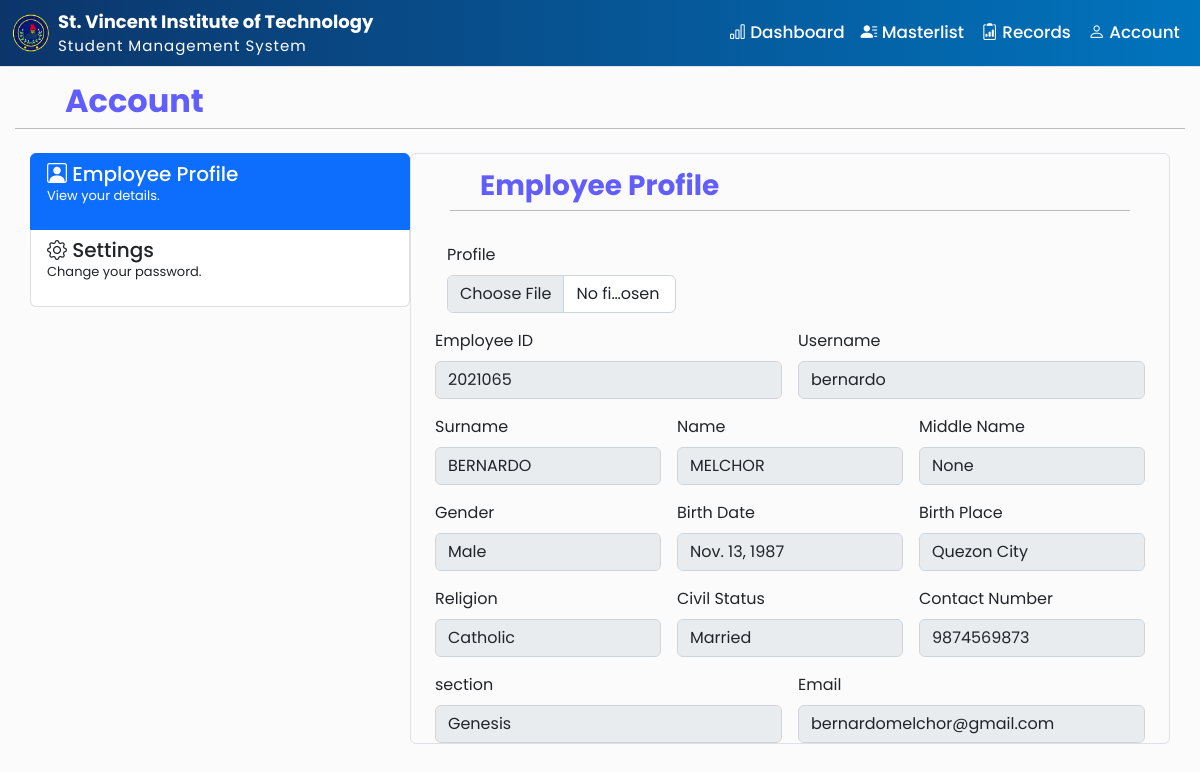
The app's page /adviser (signed in) with its own data.
### admin_staff/models.py (models this page shows, shortened)
class FacultyStaff(models.Model):
    user = models.OneToOneField(User, null=True, on_delete=models.CASCADE)
    faculty_staff_id = models.BigIntegerField(primary_key=True)
    surname = models.CharField(max_length=24)
    first_name = models.CharField(max_length=24)
    middle_name = models.CharField(max_length=24, blank=True, null=True)
    gender_choice = (
        ('Male', 'Male'),
        ('Female', 'Female'),
    )
    gender = models.CharField(max_length=10, default="Gender", choices=gender_choice, null=True)
    civil_choice = (
        ('Single', 'Single'),
        ('Married', 'Married'),
        ('Divorced', 'Divorced'),
        ('Widowed', 'Widowed'),
    )
    civil_status = models.CharField(max_length=10, default="Status", choices=civil_choice, blank=True, null=True)
    birth_date = models.DateField(null=True)
    birth_place = models.CharField(max_length=200, blank=True, null=True)
    religion = models.CharField(max_length=24, blank=True, null=True)
    contact = models.BigIntegerField(blank=True, null=True)
    email = models.CharField(max_length=100, blank=True, null=True)
    section = models.OneToOneField('section', blank=True, null=True, on_delete=models.SET_NULL)
    subject = models.OneToOneField('subject', blank=True, null=True, on_delete=models.SET_NULL)
    class Meta:
        managed = True
        db_table = 'faculty_staff'

class section(models.Model):
    section_name = models.CharField(max_length=20)
    level = models.ForeignKey("level", null=True, on_delete=models.SET_NULL)
    def __str__(self):
        return self.section_name

### admin_staff/decorators.py (the view)
        def wrapper_func(request, *args, **kwargs):
            group = None
            if request.user.groups.exists():
                group = request.user.groups.all()[0].name
            if group in allow_roles:
                return view_func(request, *args, **kwargs)
            else:
                return HttpResponse('you are not authorize')

### admin_staff/views.py (called while the page is built)
@login_required(login_url='login')
@allowed_user(allow_roles=['faculty'])
def faculty_info(request):
    adviser = request.user.facultystaff
    context = {'adviser': adviser}
    return render(request, 'faculty/faculty_profile.html', context)

### admin_staff/templates/faculty/faculty_profile.html (shortened to what this page needs)
{% extends "faculty/faculty-dashboard.html" %}
{% block content %}
<div class="page-title mb-4" style="margin:15px;">
    <h2 style="color: #615EFC; font-weight: bold; margin-right: 20px; padding-left: 50px;">Account</h2>
    <hr style="margin-top: 0; color: black;">
</div>
<div class="container">
    <div class="row">
        <div class="col-4 p-0 m-0">
            <div class="list-group" id="list-tab" role="tablist">
              <a class="list-group-item list-group-item-action active" id="acc-prof-list" data-bs-toggle="list" href="#acc-prof" role="tab" aria-controls="acc-prof">
                <h5 class="text m-0"><i class="bi bi-person-square"></i> Employee Profile</h5>
                <p clas="text m-0" style="font-size: small;">View your details.</p>
              </a>
              <a class="list-group-item list-group-item-action" id="acc-security-list" data-bs-toggle="list" href="#acc-security" role="tab" aria-controls="acc-security">
                <h5 class="text m-0"><i class="bi bi-gear"></i> Settings</h5>
                <p clas="text m-0" style="font-size: small;">Change your password.</p>
              </a>
            </div>
        </div>
        <div class="class col-8 p-0">
            <div class="tab-content" id="nav-tabContent">
                <div class="tab-pane fade show active" id="acc-prof" role="tabpanel" aria-labelledby="acc-prof-list">
                    <div class="container border rounded">
                        <div class="container-fluid">
                            <div class="page-title mb-2" style="margin:15px;">
                                <h3 style="color: #615EFC; font-weight: bold; margin-right: 20px; padding-left: 30px;">Employee Profile</h3>
                                <hr style="margin-top: 0; color: black;">
                            </div>
                            <div class="container pt-3 pb-3" id="profile">
                                <div class="col-md-4">
                                    <label for="inputProfile" class="form-label">Profile</label>
                                    <input type="file" name="profile" id="inputProfile" class="form-control" accept="image/*">
                                </div>
                            </div>
                            <form class="row g-3" >
                                <fieldset class="col-md-6" disabled>
                                    <label for="inputEmail4" class="form-label">Employee ID</label>
                                    <input type="text" class="form-control" id="inputEmail4" placeholder='student LRN' value="{{adviser.faculty_staff_id}}">
                                </fieldset>
                                <fieldset class="col-md-6" disabled>
                                    <label for="inputEmail4" class="form-label">Username</label>
                                    <input type="text" class="form-control" id="inputEmail4" placeholder='student LRN' value="{{adviser.user}}">
                                </fieldset>
                                <fieldset class="col-md-4" disabled>
                                    <label for="inputsurname" class="form-label">Surname</label>
                                    <input type="text" class="form-control" id="inputsurname" value="{{adviser.surname}}">
                                </fieldset>
                                <fieldset class="col-md-4" disabled>
                                    <label for="inputname" class="form-label">Name</label>
                                    <input type="text" class="form-control" id="inputname" value="{{adviser.first_name}}">
                                </fieldset>
                                <fieldset class="col-md-4" disabled>
                                    <label for="inputmiddle" class="form-label">Middle Name</label>
                                    <input type="text" class="form-control" id="inputmiddle" value="{{adviser.middle_name}}">
                                </fieldset>
                                <fieldset class="col-md-4" disabled>
                                    <label for="inputState" class="form-label">Gender</label>
                                    <input type="text" class="form-control" id="inputgender" value="{{adviser.gender}}">
                                </fieldset>
                                <fieldset class="col-md-4" disabled>
                                    <label for="inputbirth" class="form-label">Birth Date</label>
                                    <input type="input" class="form-control" id="inputbirthdate" value="{{adviser.birth_date}}">
                                </fieldset>
                                <fieldset class="col-md-4" disabled>
                                    <label for="inputbirth" class="form-label">Birth Place</label>
                                    <input type="text" class="form-control" id="inputbirthplace" value="{{adviser.birth_place}}">
                                </fieldset>
                                <fieldset class="col-md-4" disabled>
                                    <label for="inputreligion" class="form-label">Religion</label>
                                    <input type="text" class="form-control" id="inputreligion" value="{{adviser.religion}}">
                                </fieldset>
                                <fieldset class="col-md-4" disabled>
                                    <label for="inputState" class="form-label">Civil Status</label>
                                    <input type="text" class="form-control" id="inputcontact" value="{{adviser.civil_status}}">
                                </fieldset>
                                <fieldset class="col-md-4" disabled>
                                    <label for="inputcontact" class="form-label">Contact Number</label>
                                    <input type="text" class="form-control" id="inputcontact" value="{{adviser.contact}}">
                                </fieldset>
                                <fieldset class="col-md-6" disabled>
                                    <label for="disabledTextInput" class="form-label">section</label>
                                    <input type="text" id="disabledTextInput" class="form-control" value="{{adviser.section}}">
                                </fieldset>
                                <fieldset class="col-md-6" disabled>
                                    <label for="inputemail" class="form-label">Email</label>
                                    <input type="email" class="form-control" id="inputemail" value="{{adviser.email}}">
                                </fieldset>
                            </form>
                        </div>
                    </div>
                </div>
            </div>
        </div>
    </div>
</div>
{% endblock content %}

### static/css/admin.css (style rules this page uses)
body { font-family: 'Poppins', sans-serif; background-color: #FBFBFB; }
.page-title > h2 { color: #0C356A; }

### records on screen
FacultyStaff: faculty_staff_id "2021065", user "bernardo", surname "BERNARDO", first_name "MELCHOR", middle_name "None", gender "Male", birth_date "Nov. 13, 1987", birth_place "Quezon City", religion "Catholic", civil_status "Married", contact "9874569873", section "Genesis", email "bernardomelchor@gmail.com"
